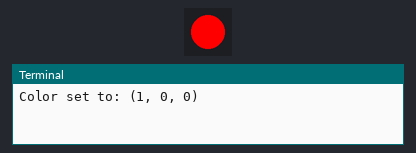
Bench run of a program on a simulated Raspberry Pi (BCM pin numbers). Shown: 1 RGB LEDs in strip order, left to right, the last lines printed to the terminal.

Above: at 0.5 s.
At 1.5 s:
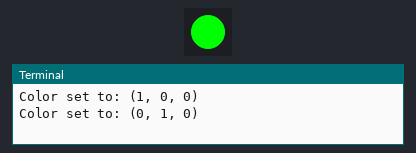
At 2.5 s:
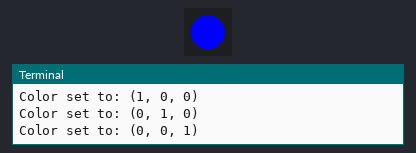
At 5.5 s:
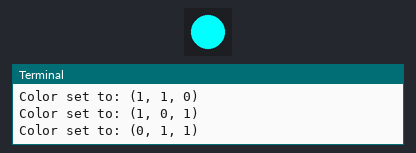
Timing chart, 0 to 7.8 s (numbered marks = the images above):
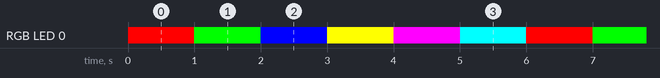

Measured:
- by itself, RGB LED 0: repeats every 6.0 s: RGB(0, 255, 0) 1.0 s, RGB(0, 0, 255) 1.0 s, RGB(255, 255, 0) 1.0 s, RGB(255, 0, 255) 1.0 s, RGB(0, 255, 255) 1.0 s, RGB(255, 0, 0) 1.0 s
- by itself, everything shown: repeats every 6.0 s, in 6 steps

The program:

rgb_led.py
```python
from gpiozero import RGBLED
from time import sleep

COLORS = [(1,0,0),(0,1,0),(0,0,1),(1,1,0),(1,0,1),(0,1,1)]

rgb_led = RGBLED(red=17,green=18,blue=27)

try:
    while True:
        for color in COLORS:
            rgb_led.color = color
            print(f'Color set to: {color}')
            sleep(1)
except KeyboardInterrupt:
    print('Existing...')
finally:
    pass
```
